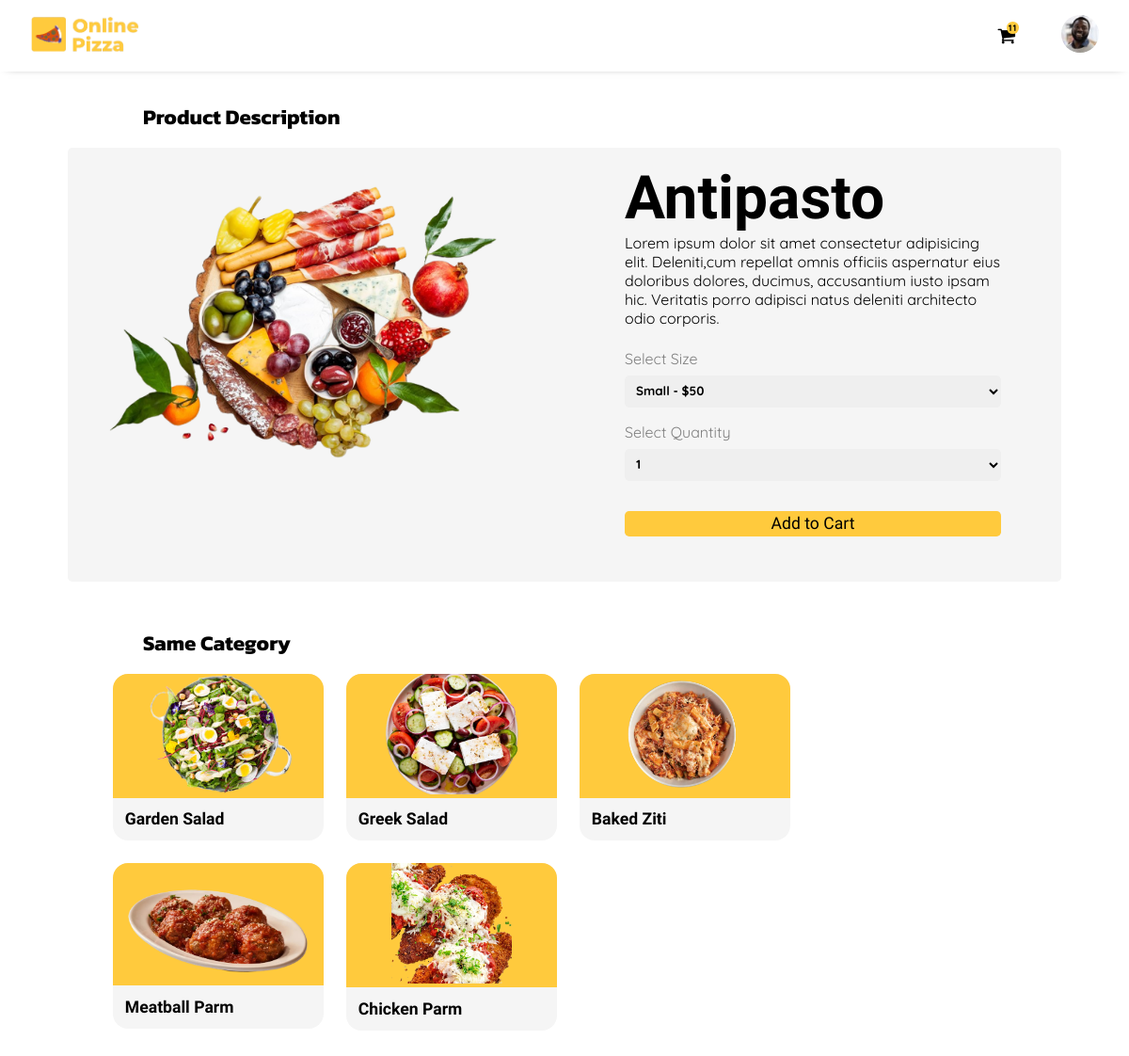
Page /description/Antipasto (signed in) on the committed database.
### Pizza/models.py (models this page shows, shortened)
class User_Profile(models.Model):
  user = models.ForeignKey(User, on_delete=models.CASCADE)
  id_user = models.IntegerField()
  phone_number = models.TextField(max_length=10)
  county = models.TextField(max_length=30)
  city = models.TextField(max_length=30)
  town = models.TextField(max_length=30)
  street = models.TextField(max_length=30)
  House_no = models.TextField(max_length=30)
  profileimg = models.ImageField(upload_to='User_profile_images', default='man.png')
  date_created = models.DateTimeField(default=datetime.now())

class Dinner_platter(models.Model):
  id = models.UUIDField(primary_key=True, default=uuid.uuid4)
  name = models.TextField(max_length=30)
  price_small = models.IntegerField()
  price_large = models.IntegerField()
  itemimg = models.ImageField(upload_to='Item_images', default='not-found.png')

### Pizza/views.py (the view)
# urls.py: path("description/<str:pk>", views.product_description, name="product-description"),
@login_required(login_url='/signin')
def product_description(request, pk):
  dinner_platter = Dinner_platter.objects.filter(name=pk).first()
  other_dinner_platter = Dinner_platter.objects.all()
  existing_order = Order.objects.filter(user=request.user, status="Active").first()
  user_profile = User_Profile.objects.get(user=request.user)
  order_items = Order_items.objects.filter(user=request.user).all()
  context = {
    'dinner_platter': dinner_platter,
    'user_profile': user_profile,
    'other_dinner_platter': other_dinner_platter,
    'order': existing_order,
    'order_items': order_items
  }
  return render(request, "description.html", context)

### templates/description.html (shortened to what this page needs)
{% extends "base.html" %}
{% load static %}
{% block head %}
{{ block.super }}
<link rel="stylesheet" href="{% static 'css/description.css' %}">
{% endblock %}
{% block body %}
<div class="container">
  <h4 id="info">Product Description</h4>
  <div class="product-box">
    <div class="product--img">
      <img src="{{ dinner_platter.itemimg.url }}" alt="{{ dinner_platter.name }}">
    </div>
    <div class="product--desc">
      <h4>{{ dinner_platter.name }}</h4>
      <p>Lorem ipsum dolor sit amet consectetur adipisicing elit. Deleniti,cum repellat omnis officiis aspernatur
        eius
        doloribus dolores, ducimus, accusantium iusto ipsam hic. Veritatis porro adipisci natus deleniti
        architecto
        odio
        corporis.</p>
      <form id="form" action="/new-order/{{ dinner_platter.id }}" method="post">
        <div class="input">
          <label for="size">Select Size</label>
          <select name="size" id="size">
            <option value="{{ dinner_platter.price_small }}">Small - ${{ dinner_platter.price_small }}</option>
          </select>
        </div>
        <div class="input">
          <label for="quantity">Select Quantity</label>
          <select name="quantity" id="quantity">
            <option value="1">1</option>
          </select>
        </div>
        <button type="submit" class="btn">Add to Cart</button>
      </form>
    </div>
  </div>
  <h4 id="info">Same Category</h4>
  <div class="similar-box">
    {% for similar in other_dinner_platter %}
    {% if dinner_platter == similar %}
    {% else %}
    <a href="/description/{{ similar.name }}">
      <div class="similar">
        <div class="item">
          <div class="item--img">
            <img src="{{ similar.itemimg.url }}" alt="item image">
          </div>
          <div class="item--info">
            <h4>{{ similar.name }}</h4>
          </div>
        </div>
      </div>
    </a>
    {% endif %}
    {% endfor %}
  </div>
</div>
{% endblock %}

### templates/base.html (shortened to what this page needs)
{% load static %}
<!DOCTYPE html>
<html lang="en">
{% block head %}
<head>
  <link rel="stylesheet" href="{% static 'css/base.css' %}">
  <link rel="stylesheet" href="https://cdnjs.cloudflare.com/ajax/libs/font-awesome/4.7.0/css/font-awesome.min.css">
</head>
{% endblock %}
<body>
  <header>
    <div class="logo">
      <a href="{% url 'index' %}">
        <img src="{% static 'Images/logo.png' %}" alt="logo">
      </a>
    </div>
    <div class="links">
      {% if request.user.username %}
      <a href="/order-details/{{ order.id }}">
        <i class="fa fa-shopping-cart">
          {% if order_items %}
          <span id="cart-item">{{ order_items|length }}</span>
          {% endif %}
        </i>
      </a>
      <div class="login">
        <img src="{{ user_profile.profileimg.url }}" alt="profile-img">
      </div>
      {% else %}
      <a href="{% url 'signup' %}">Sign Up</a>
      <a href="{% url 'signin' %}">Sign In</a>
      {% endif %}
    </div>
  </header>
  {% block body %}{% endblock %}
</body>
</html>

### static/css/base.css (style rules this page uses)
* { box-sizing: border-box; margin: 0; padding: 0; }
:root { --main-bgcolor: white; --secondary-bgcolor: whitesmoke; --highlight-bgcolor: #ec1848; --nav-links-color: #08376b; --yellow: #ffca3d; --nav-links-font: "Maven Pro", sans-serif; --font-1: "Quicksand", sans-serif; --font-2: "Anton", sans-serif; --font-3: "Mandali", sans-serif; --font-4: "Reem Kufi Fun", sans-serif; --font-5: "Kanit", sans-serif; }
a { text-decoration: none; }
header { position: fixed; width: 100%; top: 0; padding: 1rem 2rem; background-color: white; box-shadow: 0px 1px 10px -8px black; display: flex; justify-content: space-between; align-items: center; gap: 5rem; max-height: 5.5rem; z-index: 10; }
.logo img { max-height: 2.5rem; }
.links { display: flex; align-items: center; gap: 1rem; position: relative; }
.links a, .links p { color: var(--nav-links-color); font-family: var(--nav-links-font); font-size: 14px; letter-spacing: 1px; text-transform: uppercase; cursor: pointer; }
.links a > i { color: black; font-size: 20px; cursor: pointer; margin-left: 2rem; position: relative; }
#cart-item { position: absolute; inset: -0.3rem auto auto 0.6rem; min-height: 0.8rem; aspect-ratio: 1/1; background-color: var(--yellow); border-radius: 50%; font-family: var(--font-1); font-size: 0.6rem; font-weight: bold; color: black; display: flex; justify-content: center; align-items: center; }
.login { margin-left: 2rem; cursor: pointer; }
.login img { border-radius: 50%; max-height: 2.5rem; }
.container { margin-top: 4.7rem; }

### static/css/description.css (style rules this page uses)
.container { padding: 2rem; }
#info { font-size: 1.4rem; margin-left: 7.5rem; margin-bottom: 1rem; font-family: var(--font-5); text-transform: capitalize; }
.product-box { padding: 1rem; background-color: whitesmoke; border-radius: 0.3rem; display: flex; justify-content: center; gap: 6rem; min-width: 80vw; max-width: max-content; margin-inline: auto; margin-bottom: 3rem; }
.product--img { width: 30rem; height: 20rem; padding-top: 1rem; }
.product--img img { width: 30rem; height: 20rem; object-fit: contain; }
.product--desc { padding-right: 3rem; min-width: 40%; padding-bottom: 2rem; }
.product--desc h4 { font-size: 4rem; font-family: var(--font-4); }
.product--desc > p { font-family: var(--font-1); max-width: 25rem; margin-bottom: 1.4rem; }
#form { display: flex; flex-direction: column; gap: 1rem; }
.input { display: flex; flex-direction: column; gap: 0.5rem; }
.input label { color: grey; font-family: var(--font-1); }
.input select { border: none; border-radius: 0.3rem; padding: 0.5rem; font-family: var(--font-1); color: black; font-weight: bold; cursor: pointer; }
.btn { margin-top: 1rem; background-color: var(--yellow); border: none; border-radius: 0.3rem; padding: 0.2em 1em; font-family: var(--font-3); font-size: 1.1rem; min-width: 100%; cursor: pointer; }
.similar-box { max-width: 80vw; margin-inline: auto; border-radius: 0.3rem; display: flex; gap: 1.5rem; flex-wrap: wrap; }
.item { border-radius: 1rem; overflow: hidden; background-color: whitesmoke; cursor: pointer; transition: 0.2s ease-in-out; max-width: 14rem; }
.item--img { max-height: 9rem; min-width: 14rem; max-width: 14rem; background-color: var(--yellow); }
.item--img img { max-height: 8rem; min-width: inherit; max-width: inherit; object-fit: contain; object-position: center; }
.item--info { padding: 0.8rem; position: relative; }
.item--info h4 { font-size: 1.1rem; font-family: var(--font-4); color: black; }

### rows in the picture
User_Profile: profileimg (picture)
Dinner_platter: itemimg (picture), name "Antipasto"
Dinner_platter: itemimg (picture), name "Garden Salad"
Dinner_platter: itemimg (picture), name "Greek Salad"
Dinner_platter: itemimg (picture), name "Baked Ziti"
Dinner_platter: itemimg (picture), name "Meatball Parm"
Dinner_platter: itemimg (picture), name "Chicken Parm"

### other values in the picture
{{ order_items|length }} "11"
